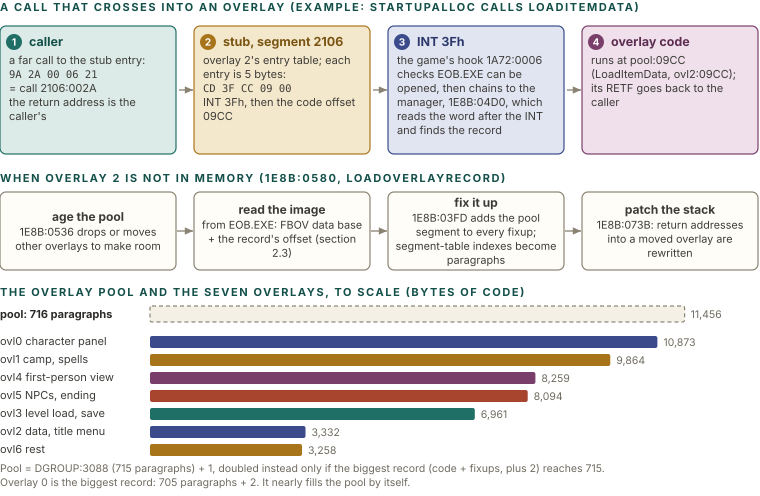

Recreate this plot in Python.
import sys; sys.path.insert(0, '.')
from figlib import *

c = Canvas(760, 470)
c.section(0, 11, "A call that crosses into an overlay (example: StartupAlloc calls LoadItemData)")

def step(x, y, w, h, kind, n, title, lines, mono_first=False):
    tc, sc, fc = PAL[kind]
    c.rect(x, y, w, h, fill=fc, stroke=sc, sw=1.2, rx=6)
    c.badge(x + 14, y + 16, str(n), kind, r=8)
    c.text(x + 29, y + 20, title, size=12.5, weight=700, color=tc)
    yy = y + 38
    for i, l in enumerate(lines):
        mono = l.startswith("~")
        if mono:
            l = l[1:]
        for t in wrap(l, w - 18, 11, mono):
            c.text(x + 9, yy, t, size=11 if not mono else 10.5, color=INK2, mono=mono)
            yy += 14

W = 176
step(0, 26, W, 128, "teal", 1, "caller", [
    "a far call to the stub entry:", "~9A 2A 00 06 21", "= call 2106:002A", "the return address is the caller's"])
step(194, 26, W, 128, "ochre", 2, "stub, segment 2106", [
    "overlay 2's entry table; each entry is 5 bytes:", "~CD 3F CC 09 00", "INT 3Fh, then the code offset 09CC"])
step(388, 26, W, 128, "navy", 3, "INT 3Fh", [
    "the game's hook 1A72:0006 checks EOB.EXE can be opened, then chains to the manager, 1E8B:04D0, which reads the word after the INT and finds the record"])
step(582, 26, W, 128, "plum", 4, "overlay code", [
    "runs at pool:09CC (LoadItemData, ovl2:09CC); its RETF goes back to the caller"])
for x in (178, 372, 566):
    c.arrow([(x + 1, 90), (x + 15, 90)], color=GREY)

# load path
c.section(0, 182, "When overlay 2 is not in memory (1E8B:0580, LoadOverlayRecord)")
steps = [
    ("age the pool", "1E8B:0536 drops or moves other overlays to make room"),
    ("read the image", "from EOB.EXE: FBOV data base + the record's offset (section 2.3)"),
    ("fix it up", "1E8B:03FD adds the pool segment to every fixup; segment-table indexes become paragraphs"),
    ("patch the stack", "1E8B:073B: return addresses into a moved overlay are rewritten"),
]
bw = 176
for i, (t, b) in enumerate(steps):
    x = i * (bw + 18)
    c.box(x, 192, bw, 78, "grey", t, [b], size=10.8, tsize=12, fill=CARD)
    if i < 3:
        c.arrow([(x + bw + 1, 231), (x + bw + 17, 231)], color=GREY)

# pool to scale
c.section(0, 296, "The overlay pool and the seven overlays, to scale (bytes of code)")
SX0, SW = 150, 560
scale = SW / 12000.0
c.text(0, 318, "pool: 716 paragraphs", size=11, weight=700, color=INK)
c.rect(SX0, 306, 11456 * scale, 16, fill=PANEL, stroke=GREY, sw=1.2, rx=2, dash="4 3")
c.text(SX0 + 11456 * scale + 6, 318, "11,456", size=10.5, color=MUTED)
ov = [("ovl0 character panel", 10873, "navy"), ("ovl1 camp, spells", 9864, "ochre"), ("ovl4 first-person view", 8259, "plum"),
      ("ovl5 NPCs, ending", 8094, "red"), ("ovl3 level load, save", 6961, "teal"), ("ovl2 data, title menu", 3332, "navy"),
      ("ovl6 rest", 3258, "ochre")]
y = 334
for name, b, k in ov:
    c.text(0, y + 11, name, size=11, color=INK2)
    c.rect(SX0, y + 2, b * scale, 12, fill=SOLID[k], rx=2)
    c.text(SX0 + b * scale + 6, y + 12, format(b, ","), size=10.5, color=MUTED)
    y += 18
c.text(0, y + 12, "Pool = DGROUP:3088 (715 paragraphs) + 1, doubled instead only if the biggest record (code + fixups, plus 2) reaches 715.", size=10.5, color=MUTED)
c.text(0, y + 26, "Overlay 0 is the biggest record: 705 paragraphs + 2. It nearly fills the pool by itself.", size=10.5, color=MUTED)
c.h = y + 36
c.save("figs/arc_overlay_call.svg")
